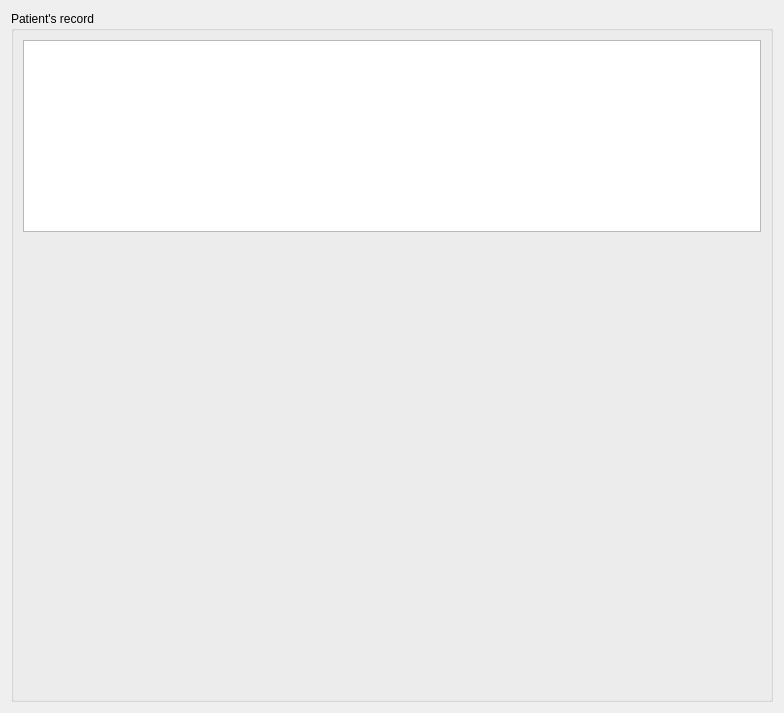
<?xml version="1.0" encoding="UTF-8"?>
<ui version="4.0">
 <class>PatientRecordWidget</class>
 <widget class="QWidget" name="PatientRecordWidget">
  <property name="geometry">
   <rect>
    <x>0</x>
    <y>0</y>
    <width>784</width>
    <height>713</height>
   </rect>
  </property>
  <property name="windowTitle">
   <string>Form</string>
  </property>
  <layout class="QGridLayout" name="gridLayout">
   <item row="0" column="0">
    <widget class="QGroupBox" name="groupBox">
     <property name="title">
      <string>Patient's record</string>
     </property>
     <layout class="QFormLayout" name="formLayout">
      <item row="0" column="0" colspan="2">
       <layout class="QVBoxLayout" name="verticalLayout" stretch="0,1">
        <item>
         <widget class="QTableView" name="recordTable">
          <property name="sizePolicy">
           <sizepolicy hsizetype="Preferred" vsizetype="Preferred">
            <horstretch>0</horstretch>
            <verstretch>0</verstretch>
           </sizepolicy>
          </property>
          <attribute name="horizontalHeaderStretchLastSection">
           <bool>true</bool>
          </attribute>
          <attribute name="verticalHeaderVisible">
           <bool>false</bool>
          </attribute>
         </widget>
        </item>
        <item>
         <widget class="RadiographWidget" name="radiographsWidget" native="true"/>
        </item>
       </layout>
      </item>
     </layout>
    </widget>
   </item>
  </layout>
 </widget>
 <customwidgets>
  <customwidget>
   <class>RadiographWidget</class>
   <extends>QWidget</extends>
   <header>radiographwidget.h</header>
   <container>1</container>
  </customwidget>
 </customwidgets>
 <resources/>
 <connections/>
</ui>
